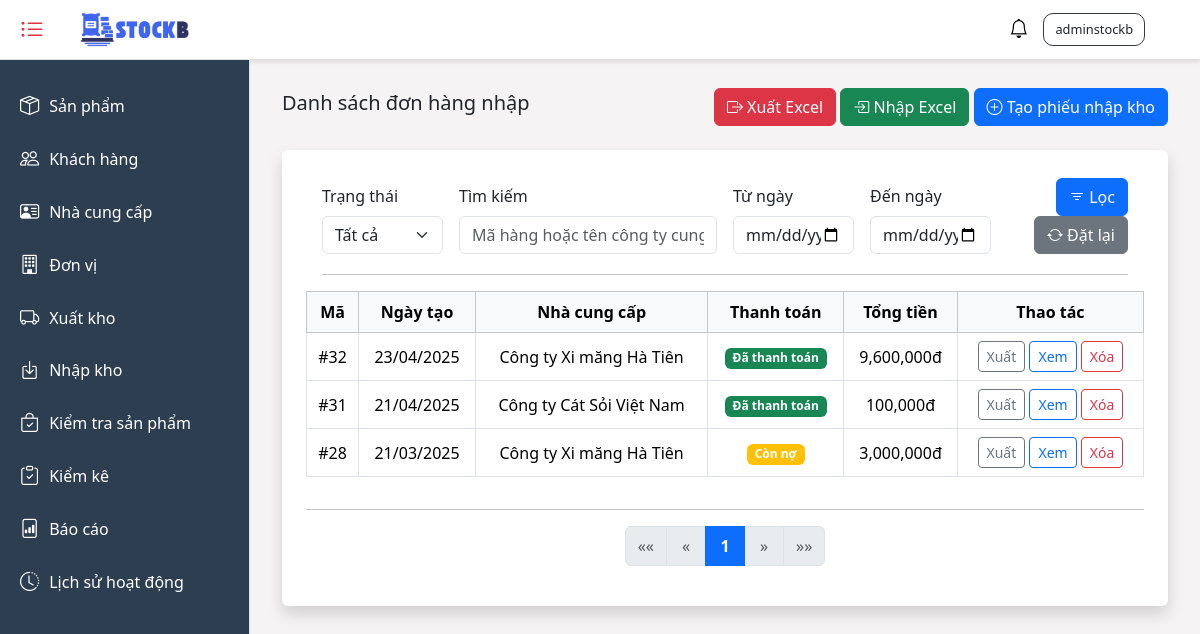
/stock-in/ (signed in), run on an earlier commit of the app's database.
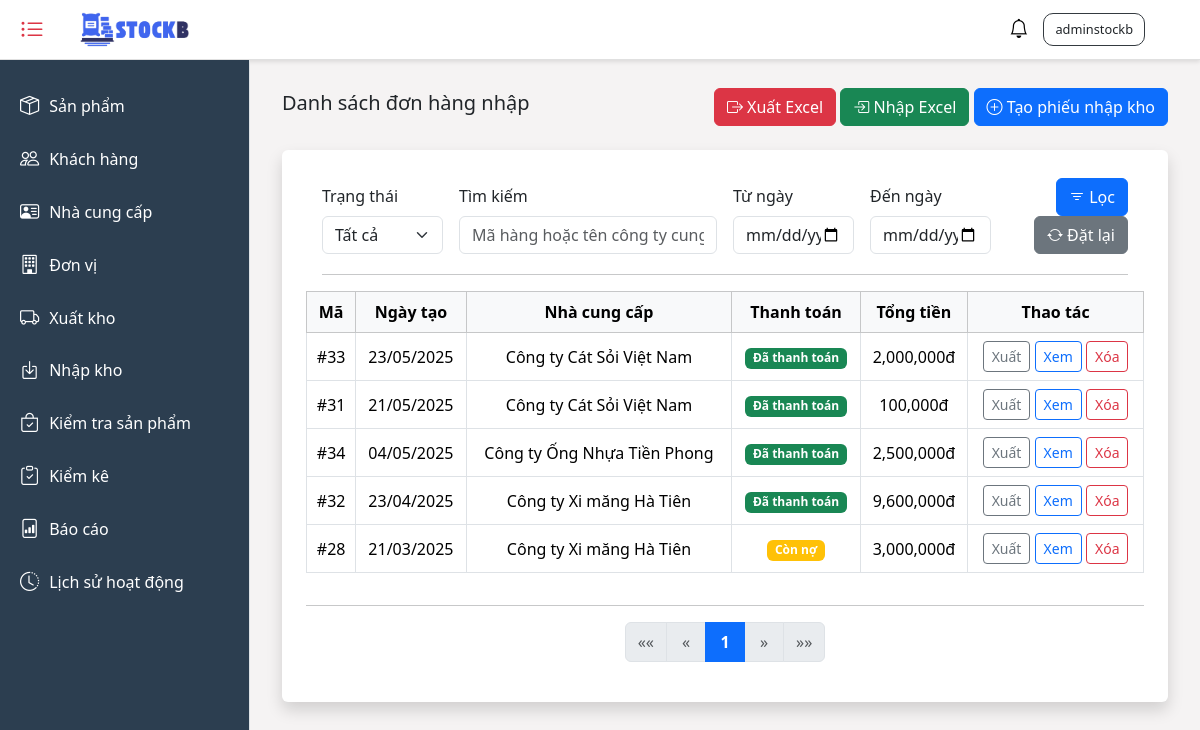
And on a later commit of the database.
### stockb/models.py (models this page shows, shortened)
class StockIn(models.Model):
    PAYMENT_STATUS_CHOICES = [
        ('UNPAID', 'Chưa thanh toán'),
        ('PAID', 'Đã thanh toán'),
        ('PARTIALLY_PAID', 'Còn nợ'),
    ]
    import_date = models.DateField()
    amount_paid = models.DecimalField(max_digits=20, decimal_places=0, default=0)
    payment_status = models.CharField(
        max_length=20,
        choices=PAYMENT_STATUS_CHOICES,
        default='UNPAID'
    )
    notes = models.TextField(blank=True)
    supplier = models.ForeignKey(Supplier, on_delete=models.CASCADE)
    created_by = models.ForeignKey(
        User,
        on_delete=models.SET_NULL,
        null=True,
        blank=True,
        related_name='stock_in_created'
    )
    updated_by = models.ForeignKey(
        User,
        on_delete=models.SET_NULL,
        null=True,
        blank=True,
        related_name='stock_in_updated'
    )
    created_at = models.DateTimeField(auto_now_add=True)
    updated_at = models.DateTimeField(auto_now=True)
    def total_amount(self):
        total = sum(
            detail.quantity * detail.purchase_price * (1 - detail.discount / 100)
            for detail in self.details.all()
        )
        return total

class Supplier(models.Model):
    supplier_name = models.CharField(max_length=100)
    tax_code = models.CharField(max_length=50)
    address = models.TextField()
    phone = models.CharField(max_length=20)
    email = models.EmailField()
    notes = models.TextField(blank=True, null=True)
    created_at = models.DateTimeField(auto_now_add=True)
    updated_at = models.DateTimeField(auto_now=True)

### stockb/views/stock_in_views.py (the view, shortened to what this page needs)
# urls.py: path('stock-in/', stock_in_views.stock_in, name='stock_in'),
@login_required
def stock_in(request):
    stock_ins = StockIn.objects.all().order_by('-import_date')
    stock_in_list = []
    filter_type = request.GET.get('filter', 'all')
    search_text = request.GET.get('search', '')
    start_date = request.GET.get('start_date', '')
    end_date = request.GET.get('end_date', '')
    if filter_type == 'partially_paid':
        stock_ins = stock_ins.filter(payment_status='PARTIALLY_PAID')
    elif filter_type == 'paid':
        stock_ins = stock_ins.filter(payment_status='PAID')
    elif filter_type == 'unpaid':
        stock_ins = stock_ins.filter(payment_status='UNPAID')
    if search_text:
        search_text_ch = unidecode(search_text).lower()
        stock_ins = stock_ins.filter(
            Q(id__icontains=search_text_ch) |
            Q(supplier__supplier_name__icontains=search_text_ch)
        ).distinct()
    for stock_in in stock_ins:
        stock_in_list.append({
            'id': stock_in.id,
            'import_date': stock_in.import_date,
            'supplier': stock_in.supplier.supplier_name,
            'payment_status': stock_in.payment_status,
            'total_amount': stock_in.total_amount(),
        })
    paginator = Paginator(stock_in_list, 10)
    page_number = request.GET.get('page')
    page_obj = paginator.get_page(page_number)
    context = {
        "title": "Trang nhập kho",
        'filter_type': filter_type,
        "stock_in_list": page_obj,
        "search_text": search_text,
        "start_date": start_date,
        "end_date": end_date,
    }
    return render(request, "stock_in/stock_in_list.html", context)

### stockb/context_processors.py (called while the page is built)
def notifications(request):
    return {
        'notifications': Notification.objects.all()[:50]
    }

### stockb/templates/stock_in/stock_in_list.html (shortened to what the changed rows need)
{% extends 'base.html' %}
{% load humanize %}
{% block content %}
    <div class="container bg-white p-4 rounded shadow">
        <div class="table-responsive">
          <table class="table table-bordered align-middle text-center">
            <thead class="table-light">
              <tr>
                <th scope="col">Mã</th>
                <th scope="col">Ngày tạo</th>
                <th scope="col">Nhà cung cấp</th>
                <th scope="col">Thanh toán</th>
                <th scope="col">Tổng tiền</th>
                <th scope="col">Thao tác</th>
              </tr>
            </thead>
            {% for item in stock_in_list %}
            <tbody>
              <tr>
                <td>#{{item.id}}</td>
                <td>{{item.import_date|date:"d/m/Y"}}</td>
                <td>{{item.supplier}}</td>
                <td>
                  {% if item.payment_status == "PAID" %}
                    <span class="badge bg-success">Đã thanh toán</span>
                  {% elif item.payment_status == "PARTIALLY_PAID" %}
                    <span class="badge bg-warning">Còn nợ</span>
                  {% else %}
                    <span class="badge bg-danger">Chưa thanh toán</span>
                  {% endif %}
                </td>
                <td>{{ item.total_amount|floatformat:0|intcomma }}đ</td>
                <td>
                  <a href="{% url 'export_single_stockin' stockin_id=item.id %}" class="btn btn-sm btn-outline-secondary">Xuất</a>
                  <a href="{% url 'stock_in_update' item.id %}" class="btn btn-sm btn-outline-primary">Xem</a>
                  <form method="POST" action="{% url 'stock_in_delete' pk=item.id %}" style="display:inline;" onsubmit="return confirm('Bạn có chắc chắn muốn xóa đơn nhập này không?');">
                    <button type="submit" class="btn btn-sm btn-outline-danger">Xóa</button>
                  </form>
                </td>
              </tr>
            </tbody>
            {% endfor %}
          </table>
    </div>
  </div>
{% endblock %}

What changed in the data, as far as the page shows it:
added StockIn: import_date "23/05/2025"
added StockIn: import_date "04/05/2025"
now on this page (row unchanged): Supplier: supplier "Công ty Ống Nhựa Tiền Phong"
Also different on the page:
new list line: "# 33 Đã thanh toán 2,000,000 đ Xuất Xem Xóa"
new list line: "Công ty Cát Sỏi Việt Nam"
new list line: "# 31 Đã thanh toán 100,000 đ Xuất Xem Xóa"
new list line: "21/05/2025"
new list line: "# 34 Đã thanh toán 2,500,000 đ Xuất Xem Xóa"
list line gone: "# 31 Đã thanh toán 100,000 đ Xuất Xem Xóa"
list line gone: "21/04/2025"
list line gone: "Công ty Cát Sỏi Việt Nam"
